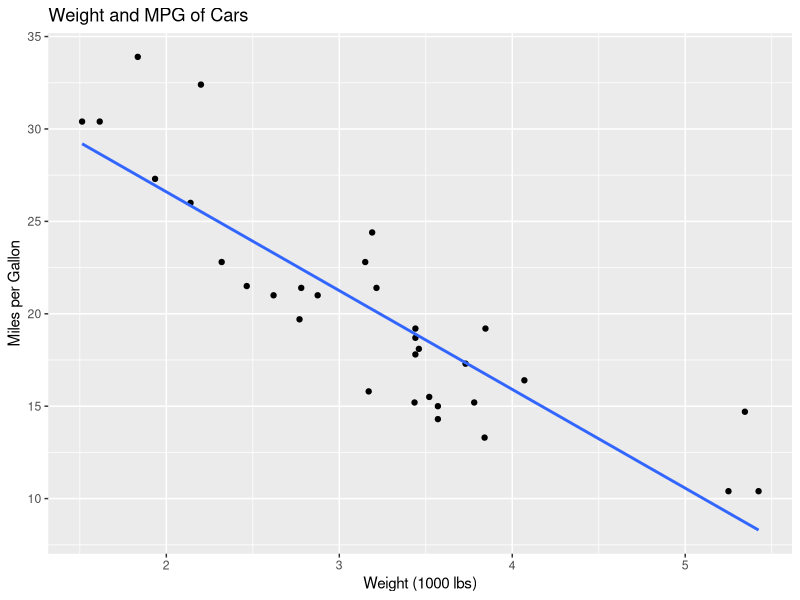
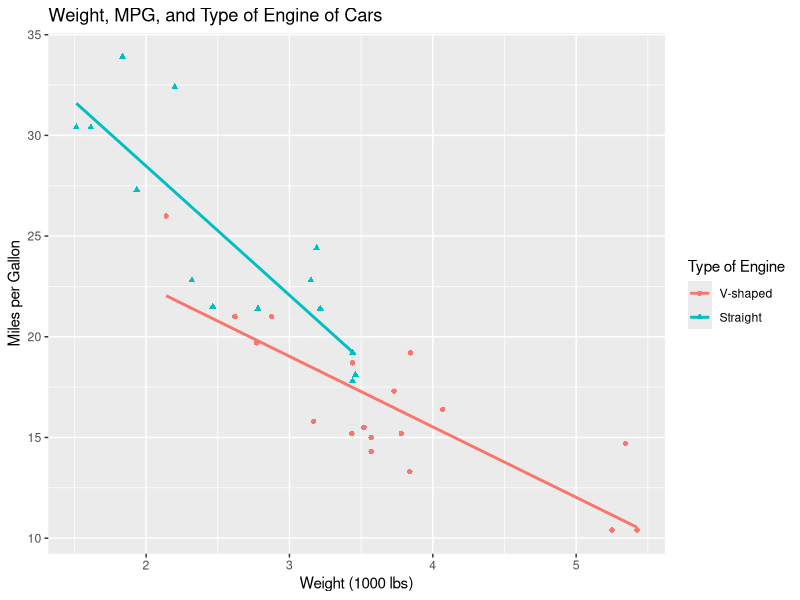

Source code (R) for these figures, in order:
## ---- chunk 1
knitr::opts_chunk$set(echo = TRUE)
library(ggplot2)
## ---- chunk 2
cor.test(mtcars$wt, mtcars$mpg)


## ---- chunk 3
#mpg and wt
ggplot(mtcars, aes(x=wt, y=mpg)) +
  geom_point()+
  geom_smooth(method=lm, se=FALSE) +
  labs( title="Weight and MPG of Cars",
        y= "Miles per Gallon",
        x= "Weight (1000 lbs)")

## ---- chunk 4
cor.test(mtcars$mpg, mtcars$vs)
## ---- chunk 5
cor.test(mtcars$wt, mtcars$vs)
## ---- chunk 6
#mpg wt and vs
ggplot(mtcars, aes(x=wt, y=mpg, shape=as.factor(vs), color=as.factor(vs))) +   
  geom_point()+
  geom_smooth(method=lm, se=FALSE)+
  labs( title="Weight, MPG, and Type of Engine of Cars",
        y= "Miles per Gallon",
        x= "Weight (1000 lbs)")+
  scale_colour_discrete(name  ="Type of Engine",
                        breaks=c("0", "1"),
                        labels=c("V-shaped", "Straight")) +
  scale_shape_discrete(name  ="Type of Engine",
                       breaks=c("0", "1"),
                       labels=c("V-shaped", "Straight"))
